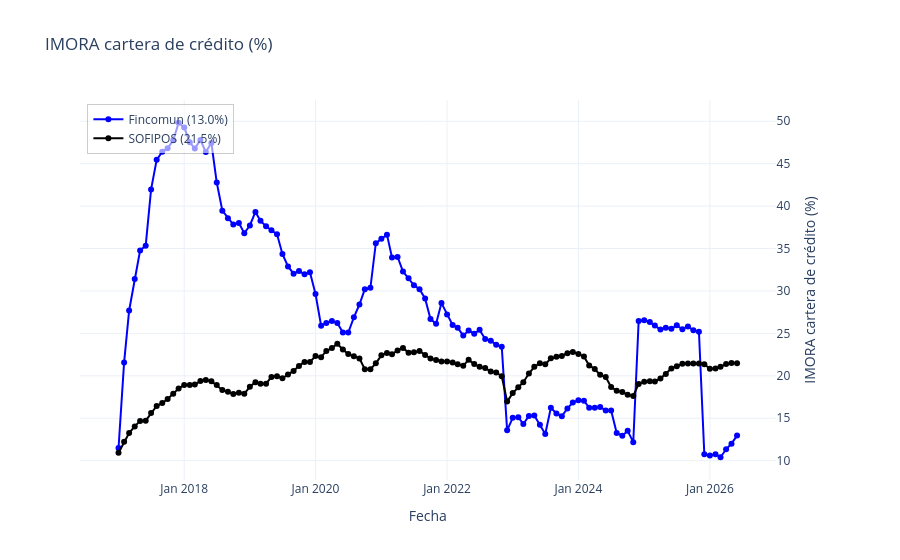

The notebook cell this image was saved under:
### Code cell
v_periodo = df[df['sofipo'] == 'Fincomún']['periodo']
v_segmento_finco = df[df['sofipo'] == 'Fincomún'][segmento]
v_segmento_sofipos = df[df['sofipo'] == 'Total SOFIPOS'][segmento]

fig = make_subplots(specs=[[{"secondary_y": True}]])

fig.add_trace(
    go.Scatter(
        x=v_periodo,
        y=v_segmento_finco,
        mode="lines+markers",
        name=f"Fincomun ({v_segmento_finco.iloc[-1]:.1f}%)",
        line=dict(color="blue", width=2)
    ),
    secondary_y=True
)

fig.add_trace(
    go.Scatter(
        x=v_periodo,
        y=v_segmento_sofipos,
        mode="lines+markers",
        name=f"SOFIPOS ({v_segmento_sofipos.iloc[-1]:.1f}%)",
        line=dict(color="black", width=2)
    ),
    secondary_y=True
)


fig.update_layout(
    barmode="group",
    title=f"{segmento} (%)",
    xaxis_title="Fecha",
    legend=dict(
        x=0.01,
        y=0.99,
        xanchor="left",
        yanchor="top",
        bgcolor="rgba(255,255,255,0.6)",
        bordercolor="rgba(0,0,0,0.2)",
        borderwidth=1
    ),
    template="plotly_white"
)

fig.update_xaxes(tickformat="%b %Y")
fig.update_yaxes(title_text="Monto en MDP ($)", secondary_y=False)
fig.update_yaxes(title_text=f"{segmento} (%)", secondary_y=True)

fig.show()
